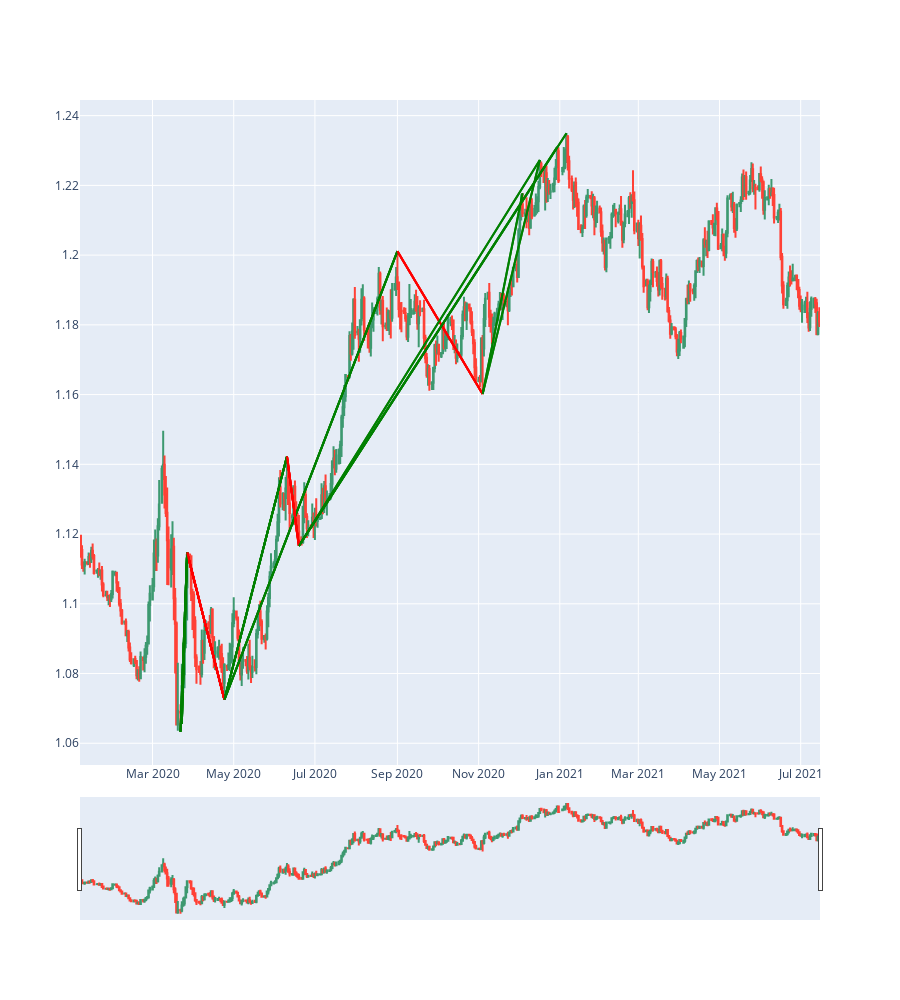

This figure's notebook cell:
### Code cell
fig:candle_chart = candle_chart(data_df)

for top_idx in range(10):
    for wave in waves_df.iloc[top_idx]["Wave"].sub_waves:
        fig.add_wave_from_point(wave.start,wave.end)
fig.show()

### Figure 1 — Plotly figure (JSON) as saved in the notebook; plotly's stock layout.template omitted (floating-point values rounded to 4 significant figures; data arrays with more than 128 entries replaced by an {"elided": "..."} marker saying what was removed)
{"data": [{"close": {"elided": "477 float values"}, "high": {"elided": "477 float values"}, "low": {"elided": "477 float values"}, "open": {"elided": "477 float values"}, "type": "candlestick", "x": {"elided": "477 str values"}}], "layout": {"height": 1000, "shapes": [{"line": {"color": "Green", "dash": "solid", "width": 2}, "type": "line", "x0": "2020-03-22T00:00:00", "x1": "2020-03-27T00:00:00", "y0": 1.063, "y1": 1.115}, {"line": {"color": "Red", "dash": "solid", "width": 2}, "type": "line", "x0": "2020-03-27T00:00:00", "x1": "2020-04-24T00:00:00", "y0": 1.115, "y1": 1.073}, {"line": {"color": "Green", "dash": "solid", "width": 2}, "type": "line", "x0": "2020-04-24T00:00:00", "x1": "2020-09-01T00:00:00", "y0": 1.073, "y1": 1.201}, {"line": {"color": "Red", "dash": "solid", "width": 2}, "type": "line", "x0": "2020-09-01T00:00:00", "x1": "2020-11-04T00:00:00", "y0": 1.201, "y1": 1.16}, {"line": {"color": "Green", "dash": "solid", "width": 2}, "type": "line", "x0": "2020-11-04T00:00:00", "x1": "2020-12-17T00:00:00", "y0": 1.16, "y1": 1.227}, {"line": {"color": "Green", "dash": "solid", "width": 2}, "type": "line", "x0": "2020-03-23T00:00:00", "x1": "2020-03-27T00:00:00", "y0": 1.066, "y1": 1.115}, {"line": {"color": "Red", "dash": "solid", "width": 2}, "type": "line", "x0": "2020-03-27T00:00:00", "x1": "2020-04-24T00:00:00", "y0": 1.115, "y1": 1.073}, {"line": {"color": "Green", "dash": "solid", "width": 2}, "type": "line", "x0": "2020-04-24T00:00:00", "x1": "2020-09-01T00:00:00", "y0": 1.073, "y1": 1.201}, {"line": {"color": "Red", "dash": "solid", "width": 2}, "type": "line", "x0": "2020-09-01T00:00:00", "x1": "2020-11-04T00:00:00", "y0": 1.201, "y1": 1.16}, {"line": {"color": "Green", "dash": "solid", "width": 2}, "type": "line", "x0": "2020-11-04T00:00:00", "x1": "2020-12-17T00:00:00", "y0": 1.16, "y1": 1.227}, {"line": {"color": "Green", "dash": "solid", "width": 2}, "type": "line", "x0": "2020-03-22T00:00:00", "x1": "2020-03-27T00:00:00", "y0": 1.063, "y1": 1.115}, {"line": {"color": "Red", "dash": "solid", "width": 2}, "type": "line", "x0": "2020-03-27T00:00:00", "x1": "2020-04-24T00:00:00", "y0": 1.115, "y1": 1.073}, {"line": {"color": "Green", "dash": "solid", "width": 2}, "type": "line", "x0": "2020-04-24T00:00:00", "x1": "2020-09-01T00:00:00", "y0": 1.073, "y1": 1.201}, {"line": {"color": "Red", "dash": "solid", "width": 2}, "type": "line", "x0": "2020-09-01T00:00:00", "x1": "2020-11-04T00:00:00", "y0": 1.201, "y1": 1.16}, {"line": {"color": "Green", "dash": "solid", "width": 2}, "type": "line", "x0": "2020-11-04T00:00:00", "x1": "2020-12-04T00:00:00", "y0": 1.16, "y1": 1.218}, {"line": {"color": "Green", "dash": "solid", "width": 2}, "type": "line", "x0": "2020-03-23T00:00:00", "x1": "2020-03-27T00:00:00", "y0": 1.066, "y1": 1.115}, {"line": {"color": "Red", "dash": "solid", "width": 2}, "type": "line", "x0": "2020-03-27T00:00:00", "x1": "2020-04-24T00:00:00", "y0": 1.115, "y1": 1.073}, {"line": {"color": "Green", "dash": "solid", "width": 2}, "type": "line", "x0": "2020-04-24T00:00:00", "x1": "2020-09-01T00:00:00", "y0": 1.073, "y1": 1.201}, {"line": {"color": "Red", "dash": "solid", "width": 2}, "type": "line", "x0": "2020-09-01T00:00:00", "x1": "2020-11-04T00:00:00", "y0": 1.201, "y1": 1.16}, {"line": {"color": "Green", "dash": "solid", "width": 2}, "type": "line", "x0": "2020-11-04T00:00:00", "x1": "2020-12-04T00:00:00", "y0": 1.16, "y1": 1.218}, {"line": {"color": "Green", "dash": "solid", "width": 2}, "type": "line", "x0": "2020-03-22T00:00:00", "x1": "2020-03-27T00:00:00", "y0": 1.063, "y1": 1.115}, {"line": {"color": "Red", "dash": "solid", "width": 2}, "type": "line", "x0": "2020-03-27T00:00:00", "x1": "2020-04-24T00:00:00", "y0": 1.115, "y1": 1.073}, {"line": {"color": "Green", "dash": "solid", "width": 2}, "type": "line", "x0": "2020-04-24T00:00:00", "x1": "2020-06-10T00:00:00", "y0": 1.073, "y1": 1.142}, {"line": {"color": "Red", "dash": "solid", "width": 2}, "type": "line", "x0": "2020-06-10T00:00:00", "x1": "2020-06-19T00:00:00", "y0": 1.142, "y1": 1.117}, {"line": {"color": "Green", "dash": "solid", "width": 2}, "type": "line", "x0": "2020-06-19T00:00:00", "x1": "2021-01-06T00:00:00", "y0": 1.117, "y1": 1.235}, {"line": {"color": "Green", "dash": "solid", "width": 2}, "type": "line", "x0": "2020-03-23T00:00:00", "x1": "2020-03-27T00:00:00", "y0": 1.066, "y1": 1.115}, {"line": {"color": "Red", "dash": "solid", "width": 2}, "type": "line", "x0": "2020-03-27T00:00:00", "x1": "2020-04-24T00:00:00", "y0": 1.115, "y1": 1.073}, {"line": {"color": "Green", "dash": "solid", "width": 2}, "type": "line", "x0": "2020-04-24T00:00:00", "x1": "2020-06-10T00:00:00", "y0": 1.073, "y1": 1.142}, {"line": {"color": "Red", "dash": "solid", "width": 2}, "type": "line", "x0": "2020-06-10T00:00:00", "x1": "2020-06-19T00:00:00", "y0": 1.142, "y1": 1.117}, {"line": {"color": "Green", "dash": "solid", "width": 2}, "type": "line", "x0": "2020-06-19T00:00:00", "x1": "2021-01-06T00:00:00", "y0": 1.117, "y1": 1.235}, {"line": {"color": "Green", "dash": "solid", "width": 2}, "type": "line", "x0": "2020-03-22T00:00:00", "x1": "2020-03-27T00:00:00", "y0": 1.063, "y1": 1.115}, {"line": {"color": "Red", "dash": "solid", "width": 2}, "type": "line", "x0": "2020-03-27T00:00:00", "x1": "2020-04-24T00:00:00", "y0": 1.115, "y1": 1.073}, {"line": {"color": "Green", "dash": "solid", "width": 2}, "type": "line", "x0": "2020-04-24T00:00:00", "x1": "2020-06-10T00:00:00", "y0": 1.073, "y1": 1.142}, {"line": {"color": "Red", "dash": "solid", "width": 2}, "type": "line", "x0": "2020-06-10T00:00:00", "x1": "2020-06-19T00:00:00", "y0": 1.142, "y1": 1.117}, {"line": {"color": "Green", "dash": "solid", "width": 2}, "type": "line", "x0": "2020-06-19T00:00:00", "x1": "2020-12-30T00:00:00", "y0": 1.117, "y1": 1.231}, {"line": {"color": "Green", "dash": "solid", "width": 2}, "type": "line", "x0": "2020-03-23T00:00:00", "x1": "2020-03-27T00:00:00", "y0": 1.066, "y1": 1.115}, {"line": {"color": "Red", "dash": "solid", "width": 2}, "type": "line", "x0": "2020-03-27T00:00:00", "x1": "2020-04-24T00:00:00", "y0": 1.115, "y1": 1.073}, {"line": {"color": "Green", "dash": "solid", "width": 2}, "type": "line", "x0": "2020-04-24T00:00:00", "x1": "2020-06-10T00:00:00", "y0": 1.073, "y1": 1.142}, {"line": {"color": "Red", "dash": "solid", "width": 2}, "type": "line", "x0": "2020-06-10T00:00:00", "x1": "2020-06-19T00:00:00", "y0": 1.142, "y1": 1.117}, {"line": {"color": "Green", "dash": "solid", "width": 2}, "type": "line", "x0": "2020-06-19T00:00:00", "x1": "2020-12-30T00:00:00", "y0": 1.117, "y1": 1.231}, {"line": {"color": "Green", "dash": "solid", "width": 2}, "type": "line", "x0": "2020-03-22T00:00:00", "x1": "2020-03-27T00:00:00", "y0": 1.063, "y1": 1.115}, {"line": {"color": "Red", "dash": "solid", "width": 2}, "type": "line", "x0": "2020-03-27T00:00:00", "x1": "2020-04-24T00:00:00", "y0": 1.115, "y1": 1.073}, {"line": {"color": "Green", "dash": "solid", "width": 2}, "type": "line", "x0": "2020-04-24T00:00:00", "x1": "2020-06-10T00:00:00", "y0": 1.073, "y1": 1.142}, {"line": {"color": "Red", "dash": "solid", "width": 2}, "type": "line", "x0": "2020-06-10T00:00:00", "x1": "2020-06-19T00:00:00", "y0": 1.142, "y1": 1.117}, {"line": {"color": "Green", "dash": "solid", "width": 2}, "type": "line", "x0": "2020-06-19T00:00:00", "x1": "2020-12-17T00:00:00", "y0": 1.117, "y1": 1.227}, {"line": {"color": "Green", "dash": "solid", "width": 2}, "type": "line", "x0": "2020-03-23T00:00:00", "x1": "2020-03-27T00:00:00", "y0": 1.066, "y1": 1.115}, {"line": {"color": "Red", "dash": "solid", "width": 2}, "type": "line", "x0": "2020-03-27T00:00:00", "x1": "2020-04-24T00:00:00", "y0": 1.115, "y1": 1.073}, {"line": {"color": "Green", "dash": "solid", "width": 2}, "type": "line", "x0": "2020-04-24T00:00:00", "x1": "2020-06-10T00:00:00", "y0": 1.073, "y1": 1.142}, {"line": {"color": "Red", "dash": "solid", "width": 2}, "type": "line", "x0": "2020-06-10T00:00:00", "x1": "2020-06-19T00:00:00", "y0": 1.142, "y1": 1.117}, {"line": {"color": "Green", "dash": "solid", "width": 2}, "type": "line", "x0": "2020-06-19T00:00:00", "x1": "2020-12-17T00:00:00", "y0": 1.117, "y1": 1.227}], "yaxis": {"fixedrange": false}}}
